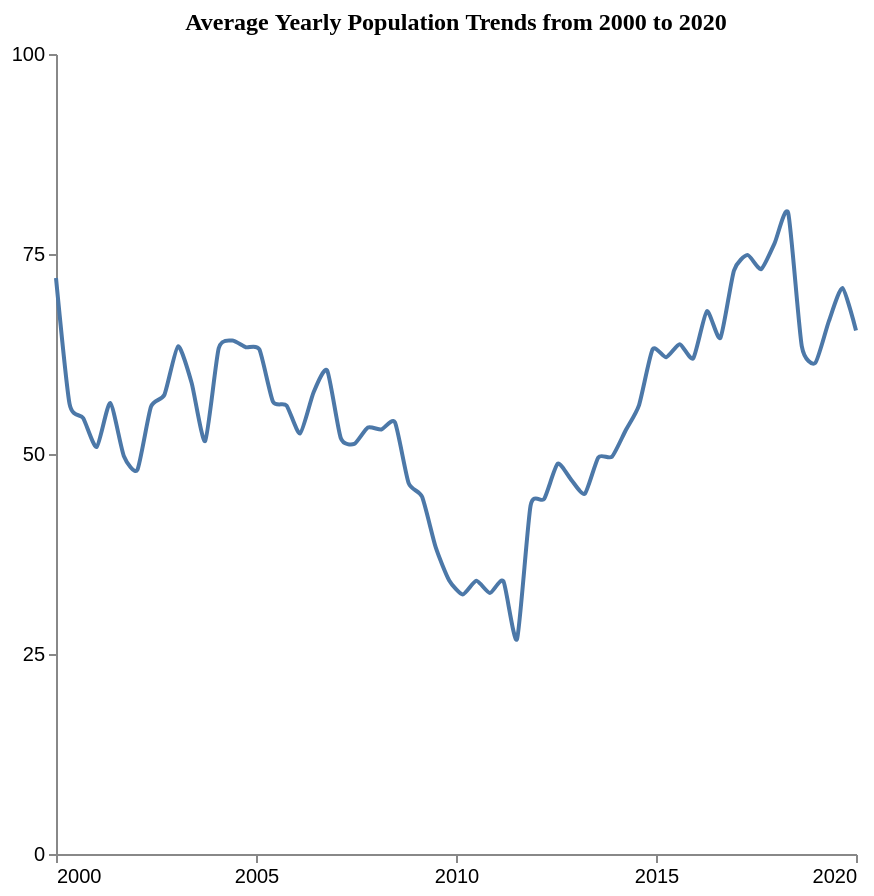

Express this chart as Vega-Lite.
### Vega-Lite specification from a JSON file in a GitHub repository (floating-point values rounded to 4 significant figures)
{"$schema": "https://vega.github.io/schema/vega-lite/v5.json", "description": "Pattern: irregular", "data": {"values": [{"X": 2000.0, "Y": 72.0}, {"X": 2000.0, "Y": 56.25}, {"X": 2001.0, "Y": 54.5}, {"X": 2001.0, "Y": 50.87}, {"X": 2001.0, "Y": 56.39}, {"X": 2002.0, "Y": 49.76}, {"X": 2002.0, "Y": 48.01}, {"X": 2002.0, "Y": 55.89}, {"X": 2003.0, "Y": 57.43}, {"X": 2003.0, "Y": 63.47}, {"X": 2003.0, "Y": 58.91}, {"X": 2004.0, "Y": 51.62}, {"X": 2004.0, "Y": 63.21}, {"X": 2004.0, "Y": 64.18}, {"X": 2005.0, "Y": 63.34}, {"X": 2005.0, "Y": 63.07}, {"X": 2005.0, "Y": 56.55}, {"X": 2006.0, "Y": 56.07}, {"X": 2006.0, "Y": 52.57}, {"X": 2006.0, "Y": 57.72}, {"X": 2007.0, "Y": 60.45}, {"X": 2007.0, "Y": 52.0}, {"X": 2007.0, "Y": 51.25}, {"X": 2008.0, "Y": 53.31}, {"X": 2008.0, "Y": 53.07}, {"X": 2008.0, "Y": 53.95}, {"X": 2009.0, "Y": 46.4}, {"X": 2009.0, "Y": 44.65}, {"X": 2009.0, "Y": 38.36}, {"X": 2010.0, "Y": 34.2}, {"X": 2010.0, "Y": 32.45}, {"X": 2011.0, "Y": 34.15}, {"X": 2011.0, "Y": 32.62}, {"X": 2011.0, "Y": 34.08}, {"X": 2012.0, "Y": 26.86}, {"X": 2012.0, "Y": 43.55}, {"X": 2012.0, "Y": 44.38}, {"X": 2013.0, "Y": 48.78}, {"X": 2013.0, "Y": 46.77}, {"X": 2013.0, "Y": 45.02}, {"X": 2014.0, "Y": 49.59}, {"X": 2014.0, "Y": 49.65}, {"X": 2014.0, "Y": 52.91}, {"X": 2015.0, "Y": 56.12}, {"X": 2015.0, "Y": 63.08}, {"X": 2015.0, "Y": 62.09}, {"X": 2016.0, "Y": 63.71}, {"X": 2016.0, "Y": 61.96}, {"X": 2016.0, "Y": 67.85}, {"X": 2017.0, "Y": 64.51}, {"X": 2017.0, "Y": 72.94}, {"X": 2017.0, "Y": 74.86}, {"X": 2018.0, "Y": 73.11}, {"X": 2018.0, "Y": 76.36}, {"X": 2018.0, "Y": 80.11}, {"X": 2019.0, "Y": 63.49}, {"X": 2019.0, "Y": 61.39}, {"X": 2019.0, "Y": 66.61}, {"X": 2020.0, "Y": 70.75}, {"X": 2020.0, "Y": 65.45}]}, "mark": {"type": "line", "interpolate": "cardinal", "tension": 0.4}, "encoding": {"x": {"field": "X", "type": "quantitative", "title": "", "axis": {"grid": false, "format": "d", "values": [2000, 2005, 2010, 2015, 2020], "tickSize": 4}, "scale": {"domain": [2000, 2020]}}, "y": {"field": "Y", "type": "quantitative", "title": "", "axis": {"grid": false, "format": "d", "values": [0, 25, 50, 75, 100], "tickSize": 4, "tickOpacity": 1}, "scale": {"domain": [0, 100]}}}, "title": {"text": "Average Yearly Population Trends from 2000 to 2020", "anchor": "middle", "font": "Tahoma", "fontSize": 12}, "config": {"lineBreak": "^", "view": {"stroke": null}}, "height": 400, "width": 400, "autosize": "pad"}
